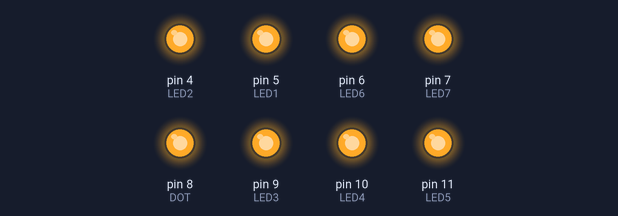
The sketch below on a simulated Arduino Uno, built with avr-gcc and run on an emulated ATmega328P. Shown: output pins drawn as LEDs (lit = HIGH).

Above: at 0.2 s.
At 1.7 s:
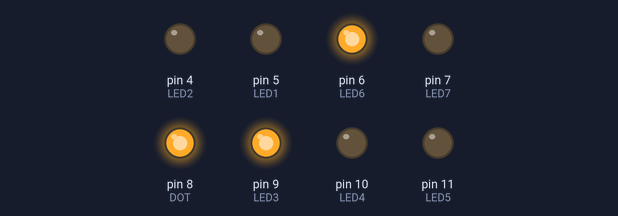
At 2.7 s:
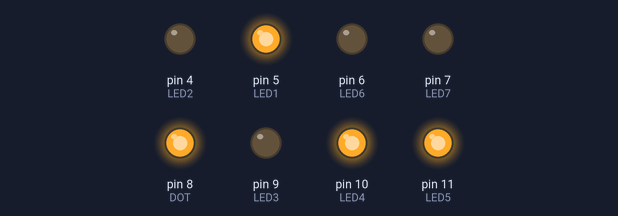
At 3.7 s:
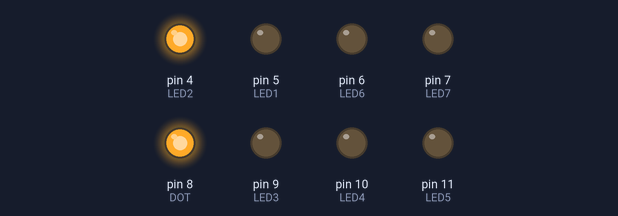
At 5.2 s:
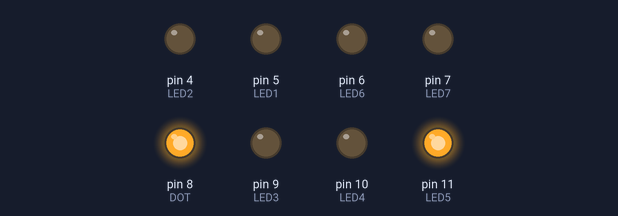
At 7.2 s:
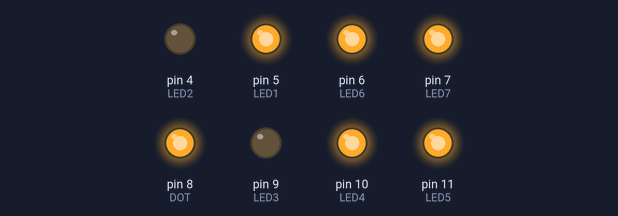
Timing chart, 0 to 7.8 s (numbered marks = the images above):
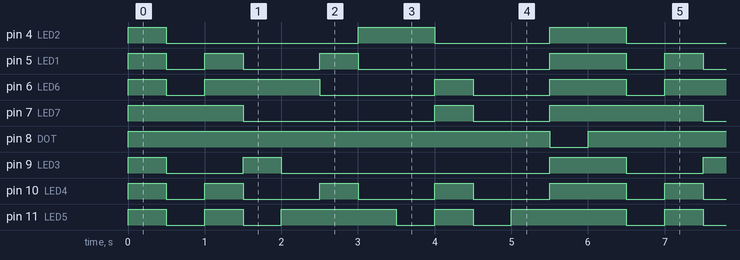

The sketch:

7Segmenttinaytto.ino
```cpp
#define LED1 5
#define LED2 4
#define LED3 9
#define LED4 10
#define LED5 11
#define LED6 6
#define LED7 7
#define DOT 8

#define LEDON LOW
#define LEDOFF HIGH
#define WAIT 500


void setup() {
  pinMode(LED1, OUTPUT);
  pinMode(LED2, OUTPUT);
  pinMode(LED3, OUTPUT);
  pinMode(LED4, OUTPUT);
  pinMode(LED5, OUTPUT);
  pinMode(LED6, OUTPUT);
  pinMode(LED7, OUTPUT);
  pinMode(DOT, OUTPUT);
  allOff();
}
//Sytytä parametrina annettu ledi
void turnOn(int led){
  digitalWrite(led, LEDON);
}
//Sammuta parametrina annuttu ledi
void turnOff(int led){
  digitalWrite(led, LEDOFF);
}

void allOff(){
  turnOff (LED1);
  turnOff (LED2);
  turnOff (LED3);
  turnOff (LED4);
  turnOff (LED5);
  turnOff (LED6);
  turnOff (LED7);
  turnOff (DOT);
}

void nolla(){
  turnOn  (LED1);
  turnOn  (LED2);
  turnOn  (LED3);
  turnOn  (LED4);
  turnOn  (LED5);
  turnOn  (LED6);
  turnOff (LED7);
  turnOff (DOT);
}
void yksi(){
  turnOff (LED1);
  turnOn  (LED2);
  turnOn  (LED3);
  turnOff (LED4);
  turnOff (LED5);
  turnOff (LED6);
  turnOff (LED7);
  turnOff (DOT);
}
void kaksi(){
  turnOn  (LED1);
  turnOn  (LED2);
  turnOff (LED3);
  turnOn  (LED4);
  turnOn  (LED5);
  turnOn  (LED7);
  turnOff (LED6);
  turnOff (DOT);
}
void kolme(){
  turnOn  (LED1);
  turnOn  (LED2);
  turnOn  (LED3);
  turnOn  (LED4);
  turnOff (LED5);
  turnOff (LED6);
  turnOn  (LED7);
  turnOff (DOT);
}
void nelkku(){
  turnOff (LED1);
  turnOn  (LED2);
  turnOn  (LED3);
  turnOff (LED4);
  turnOff (LED5);
  turnOn  (LED6);
  turnOn  (LED7);
  turnOff (DOT);
}
void femma(){
  turnOn  (LED1);
  turnOff (LED2);
  turnOn  (LED3);
  turnOn  (LED4);
  turnOff (LED5);
  turnOn  (LED6);
  turnOn  (LED7);
  turnOff (DOT);
}
void kutonen(){
  turnOn  (LED1);
  turnOff (LED2);
  turnOn  (LED3);
  turnOn  (LED4);
  turnOn  (LED5);
  turnOn  (LED6);
  turnOn  (LED7);
  turnOff (DOT);
}
void seiska(){
  turnOn  (LED1);
  turnOn  (LED2);
  turnOn  (LED3);
  turnOff (LED4);
  turnOff (LED5);
  turnOff (LED6);
  turnOff (LED7);
  turnOff (DOT);
}
void kasi(){
  turnOn  (LED1);
  turnOn  (LED2);
  turnOn  (LED3);
  turnOn  (LED4);
  turnOn  (LED5);
  turnOn  (LED6);
  turnOn  (LED7);
  turnOff  (DOT);
}
void ysi(){
  turnOn  (LED1);
  turnOn  (LED2);
  turnOn  (LED3);
  turnOn  (LED4);
  turnOff (LED5);
  turnOn  (LED6);
  turnOn  (LED7);
  turnOff (DOT);
}
void piste(){
  turnOff  (LED1);
  turnOff  (LED2);
  turnOff  (LED3);
  turnOff  (LED4);
  turnOff  (LED5);
  turnOff  (LED6);
  turnOff  (LED7);
  turnOn   (DOT);
}

void loop() {
  allOff();
  delay(WAIT);
  nolla();
  delay(WAIT);
  yksi();
  delay(WAIT);
  kaksi();
  delay(WAIT);
  kolme();
  delay(WAIT);
  nelkku();
  delay(WAIT);
  femma();
  delay(WAIT);
  kutonen();
  delay(WAIT);
  seiska();
  delay(WAIT);
  kasi();
  delay(WAIT);
  ysi();
  delay(WAIT);
  piste();
  delay(WAIT);


}
```

Measured:
- by itself, pin 4 (LED2): repeats every 6.0 s: HIGH 1.0 s, LOW 1.5 s, HIGH 1.0 s, LOW 2.5 s
- by itself, pin 5 (LED1): repeats every 6.0 s: HIGH 0.50 s, LOW 1.0 s, HIGH 0.50 s, LOW 2.5 s, HIGH 1.0 s, LOW 0.50 s
- by itself, pin 6 (LED6): repeats every 6.0 s: HIGH 1.5 s, LOW 1.5 s, HIGH 0.50 s, LOW 1.0 s, HIGH 1.0 s, LOW 0.50 s
- by itself, pin 7 (LED7): repeats every 6.0 s: HIGH 0.50 s, LOW 1.0 s, HIGH 2.0 s, LOW 2.5 s
- by itself, pin 8 (DOT): alternates HIGH for 5.5 s and LOW for 0.50 s
- by itself, pin 9 (LED3): repeats every 6.0 s: HIGH 0.50 s, LOW 3.5 s, HIGH 1.0 s, LOW 1.0 s
- by itself, pin 10 (LED4): repeats every 6.0 s: 3 × (HIGH 0.50 s, LOW 1.0 s), HIGH 1.0 s, LOW 0.50 s
- by itself, pin 11 (LED5): repeats every 3.0 s: HIGH 0.50 s, LOW 0.50 s, HIGH 1.5 s, LOW 0.50 s
